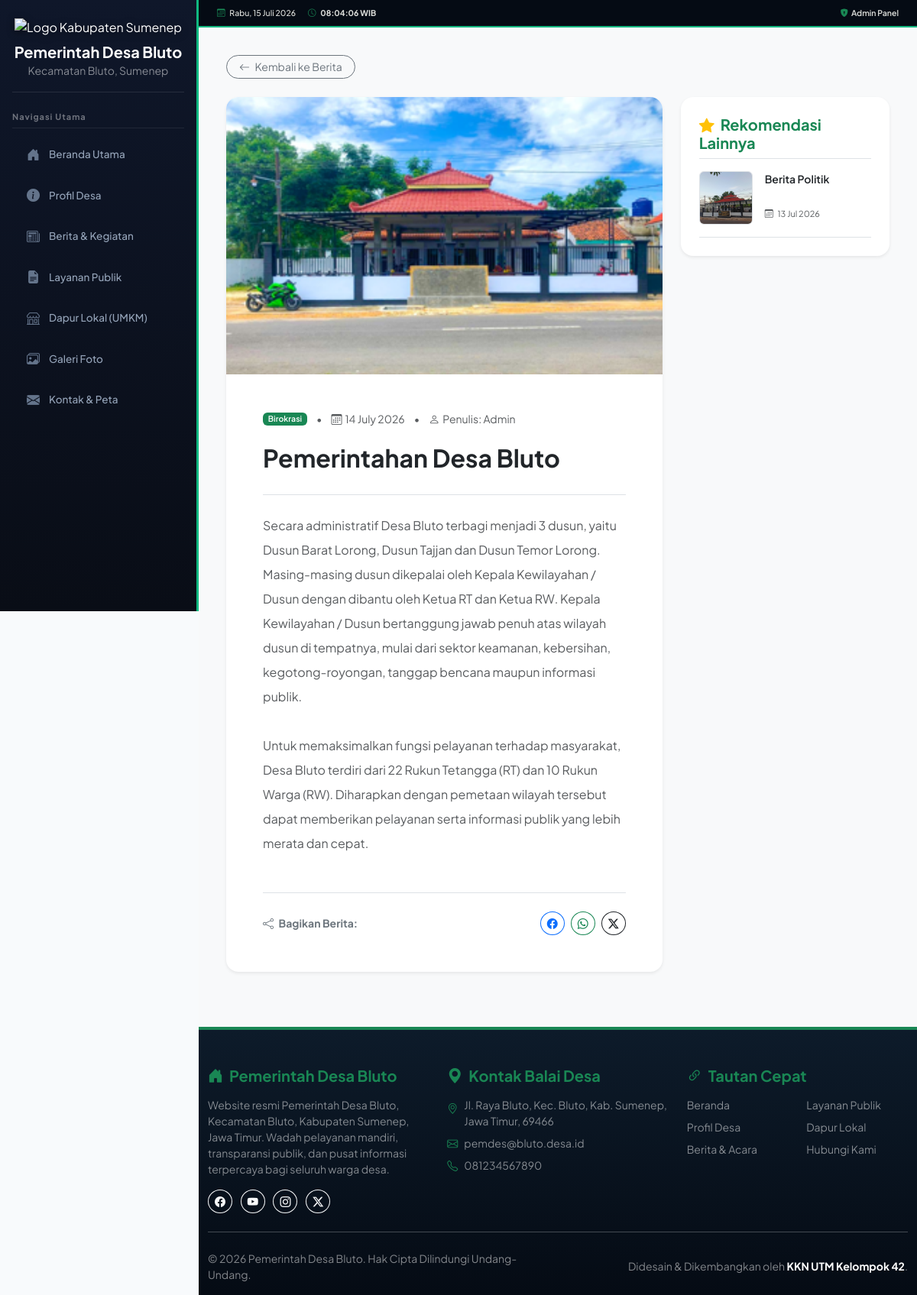
Screenshot of /index.php?page=detail_berita&slug=pemerintahan-desa-bluto with the database file from the repository.
### tables this page shows
CREATE TABLE berita (
    id_berita INTEGER PRIMARY KEY AUTOINCREMENT, 
    id_kategori INTEGER, 
    judul TEXT, 
    slug TEXT, 
    isi TEXT, 
    gambar_cover TEXT, 
    tanggal_publikasi DATETIME DEFAULT CURRENT_TIMESTAMP, 
    id_admin INTEGER
);

CREATE TABLE kategori_berita (
    id_kategori INTEGER PRIMARY KEY AUTOINCREMENT, 
    nama_kategori TEXT
);

### pages/detail_berita.php (the view, shortened to what this page needs)
<?php
$slug = isset($_GET['slug']) ? trim($_GET['slug']) : '';
try {
    $query = "SELECT berita.*, kategori_berita.nama_kategori
              FROM berita
              JOIN kategori_berita ON berita.id_kategori = kategori_berita.id_kategori
              WHERE berita.slug = :slug";
    $stmt = $koneksi->prepare($query);
    $stmt->execute([':slug' => $slug]);
    $berita = $stmt->fetch(PDO::FETCH_ASSOC);
} catch(PDOException $e) {
    $berita = null;
}
try {
    $queryRec = "SELECT * FROM berita WHERE slug != :slug ORDER BY tanggal_publikasi DESC LIMIT 3";
    $stmtRec = $koneksi->prepare($queryRec);
    $stmtRec->execute([':slug' => $slug]);
    $rekomendasi = $stmtRec->fetchAll(PDO::FETCH_ASSOC);
} catch(PDOException $e) {
    $rekomendasi = [];
}
?>
<div class="container mt-2 mb-5">
    <?php if ($berita): ?>
        <div class="mb-4">
            <a href="index.php?page=berita" class="btn btn-outline-secondary btn-sm rounded-pill px-3">
                <i class="bi bi-arrow-left me-1"></i> Kembali ke Berita
            </a>
        </div>
        <div class="row g-4">
            <div class="col-lg-8">
                <article class="card border-0 shadow-sm rounded-4 overflow-hidden">
                    <?php
                        $gambar = !empty($berita['gambar_cover']) ? 'assets/img/'.$berita['gambar_cover'] : 'assets/img/stickman-placeholder.svg';
                    ?>
                    <img src="<?= $gambar ?>" class="w-100 object-fit-cover" alt="<?= htmlspecialchars($berita['judul']) ?>" style="max-height: 400px;">
                    <div class="card-body p-4 p-md-5">
                        <div class="d-flex align-items-center mb-3 flex-wrap gap-2 text-muted small">
                            <span class="badge bg-success px-2.5 py-1.5 fw-semibold text-white"><?= htmlspecialchars($berita['nama_kategori']) ?></span>
                            <span class="mx-1">&bull;</span>
                            <span><i class="bi bi-calendar3 me-1"></i><?= date('d F Y', strtotime($berita['tanggal_publikasi'])) ?></span>
                            <span class="mx-1">&bull;</span>
                            <span><i class="bi bi-person me-1"></i>Penulis: Admin</span>
                        </div>
                        <h2 class="fw-bold text-dark lh-base mb-4"><?= htmlspecialchars($berita['judul']) ?></h2>
                        <div class="text-muted lh-lg fs-6 border-top pt-4">
                            <?= nl2br(htmlspecialchars($berita['isi'])) ?>
                        </div>
                        <div class="border-top mt-5 pt-4 d-flex align-items-center justify-content-between flex-wrap gap-2">
                            <span class="fw-bold text-secondary small"><i class="bi bi-share me-1"></i> Bagikan Berita:</span>
                            <div class="d-flex gap-2">
                                <a href="https://www.facebook.com/sharer/sharer.php?u=<?= urlencode("http://$_SERVER[HTTP_HOST]$_SERVER[REQUEST_URI]") ?>" target="_blank" class="btn btn-sm btn-outline-primary rounded-circle"><i class="bi bi-facebook"></i></a>
                                <a href="https://api.whatsapp.com/send?text=<?= urlencode($berita['judul'] . " - http://$_SERVER[HTTP_HOST]$_SERVER[REQUEST_URI]") ?>" target="_blank" class="btn btn-sm btn-outline-success rounded-circle"><i class="bi bi-whatsapp"></i></a>
                                <a href="https://twitter.com/intent/tweet?text=<?= urlencode($berita['judul']) ?>&url=<?= urlencode("http://$_SERVER[HTTP_HOST]$_SERVER[REQUEST_URI]") ?>" target="_blank" class="btn btn-sm btn-outline-dark rounded-circle"><i class="bi bi-twitter-x"></i></a>
                            </div>
                        </div>
                    </div>
                </article>
            </div>
            <div class="col-lg-4">
                <div class="card border-0 shadow-sm rounded-4">
                    <div class="card-body p-4">
                        <h5 class="fw-bold text-success border-bottom pb-2 mb-3">
                            <i class="bi bi-star-fill me-2 text-warning"></i>Rekomendasi Lainnya
                        </h5>
                        <?php if (count($rekomendasi) > 0): ?>
                            <div class="d-flex flex-column gap-3">
                                <?php foreach ($rekomendasi as $rec): ?>
                                    <div class="d-flex align-items-start border-bottom pb-3">
                                        <?php
                                            $gambar_rec = !empty($rec['gambar_cover']) ? 'assets/img/'.$rec['gambar_cover'] : 'assets/img/stickman-placeholder.svg';
                                        ?>
                                        <img src="<?= $gambar_rec ?>" class="rounded object-fit-cover me-3 border" style="width: 70px; height: 70px;" alt="<?= htmlspecialchars($rec['judul']) ?>">
                                        <div>
                                            <a href="index.php?page=detail_berita&slug=<?= $rec['slug'] ?>" class="text-decoration-none text-dark fw-semibold small hover-link d-block lh-base mb-1" style="min-height: 38px;">
                                                <?= htmlspecialchars($rec['judul']) ?>
                                            </a>
                                            <small class="text-muted" style="font-size: 11px;">
                                                <i class="bi bi-calendar3 me-1"></i>
                                                <?= date('d M Y', strtotime($rec['tanggal_publikasi'])) ?>
                                            </small>
                                        </div>
                                    </div>
                                <?php endforeach; ?>
                            </div>
                        <?php else: ?>
                            <p class="text-muted small mb-0">Belum ada berita rekomendasi lainnya.</p>
                        <?php endif; ?>
                    </div>
                </div>
            </div>
        </div>
    <?php endif; ?>
</div>

### templates/header.php (style rules this page uses)
:root { --navy-dark: #0f172a; --navy-medium: #1e293b; --navy-light: #475569; --emerald-primary: #10b981; --emerald-hover: #059669; --accent-yellow: #f59e0b; --bg-light-gray: #f8fafc; }
body { font-family: 'Plus Jakarta Sans', sans-serif; background-color: var(--bg-light-gray); color: #2b2d42; overflow-x: hidden; }

### rows the page displays
berita: gambar_cover (picture), id_kategori.nama_kategori "Birokrasi", tanggal_publikasi "14 July 2026", judul "Pemerintahan Desa Bluto", isi "Secara administratif Desa Bluto terbagi menjadi 3 dusun, yaitu Dusun Barat Lorong, Dusun Tajjan dan Dusun Temor Lorong. Masing-masing dusun dikepalai oleh Kepala Kewilayahan / Dusun dengan dibantu oleh Ketua RT dan Ketua RW. Kepala Kewilayahan / Dusun bertanggung jawab penuh atas wilayah dusun di tempatnya, mulai dari sektor keamanan, kebersihan, kegotong-royongan, tanggap bencana maupun informasi publik. Untuk memaksimalkan fungsi pelayanan terhadap masyarakat, Desa Bluto terdiri dari 22 Rukun Tetangga (RT) dan 10 Rukun Warga (RW). Diharapkan dengan pemetaan wilayah tersebut dapat memberikan pelayanan serta informasi publik yang lebih merata dan cepat."
berita: gambar_cover (picture), judul "Berita Politik", tanggal_publikasi "13 Jul 2026"

### other values shown
$settings['kontak']['alamat'] "Jl. Raya Bluto, Kec. Bluto, Kab. Sumenep, Jawa Timur, 69466"
$settings['kontak']['email'] "pemdes@bluto.desa.id"
$settings['kontak']['telepon'] "081234567890"
